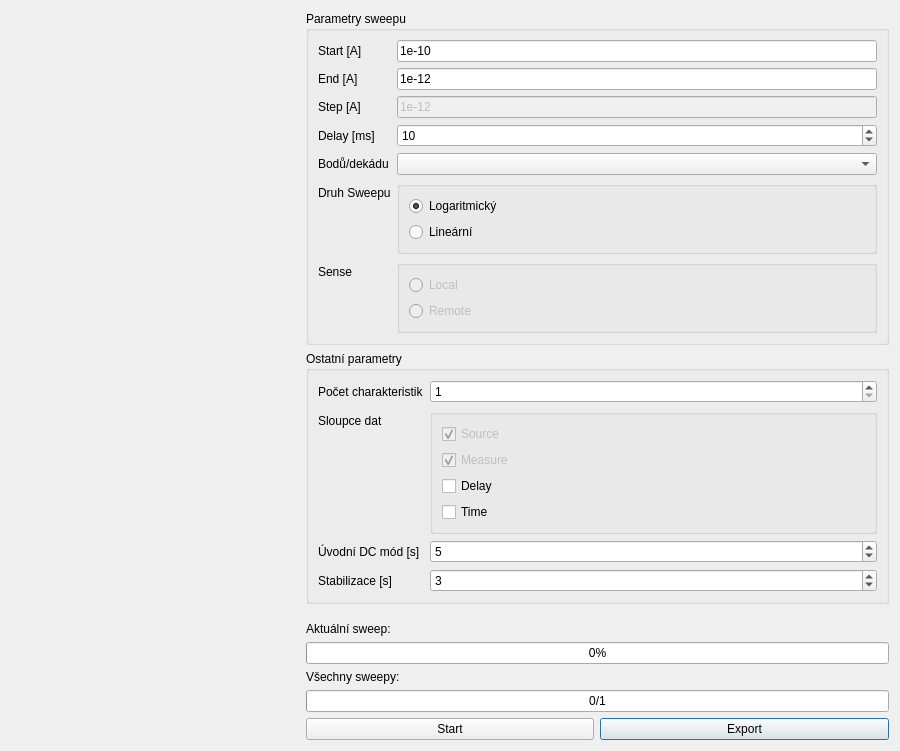
<?xml version="1.0" encoding="UTF-8"?>
<ui version="4.0">
 <class>sweepergui</class>
 <widget class="QDialog" name="sweepergui">
  <property name="geometry">
   <rect>
    <x>0</x>
    <y>0</y>
    <width>900</width>
    <height>650</height>
   </rect>
  </property>
  <property name="minimumSize">
   <size>
    <width>900</width>
    <height>0</height>
   </size>
  </property>
  <property name="windowTitle">
   <string>Sweeper</string>
  </property>
  <property name="windowIcon">
   <iconset>
    <normaloff>img/logo_crop.png</normaloff>img/logo_crop.png</iconset>
  </property>
  <layout class="QGridLayout" name="gridLayout">
   <item row="7" column="1" colspan="2">
    <widget class="QProgressBar" name="bigProgBar">
     <property name="maximum">
      <number>1</number>
     </property>
     <property name="value">
      <number>0</number>
     </property>
     <property name="format">
      <string>%v/%m</string>
     </property>
    </widget>
   </item>
   <item row="4" column="1">
    <widget class="QLabel" name="label_9">
     <property name="text">
      <string>Aktuální sweep:</string>
     </property>
    </widget>
   </item>
   <item row="8" column="2">
    <widget class="QPushButton" name="exportButton">
     <property name="text">
      <string>Export</string>
     </property>
    </widget>
   </item>
   <item row="0" column="0" rowspan="9">
    <widget class="QWidget" name="mplwindow" native="true">
     <property name="minimumSize">
      <size>
       <width>0</width>
       <height>0</height>
      </size>
     </property>
     <property name="baseSize">
      <size>
       <width>0</width>
       <height>0</height>
      </size>
     </property>
     <layout class="QVBoxLayout" name="mplvl"/>
    </widget>
   </item>
   <item row="0" column="1" colspan="2">
    <widget class="QGroupBox" name="groupBox_2">
     <property name="title">
      <string>Parametry sweepu</string>
     </property>
     <layout class="QFormLayout" name="formLayout_2">
      <item row="0" column="0">
       <widget class="QLabel" name="label_3">
        <property name="text">
         <string>Start [A]</string>
        </property>
       </widget>
      </item>
      <item row="0" column="1">
       <widget class="QLineEdit" name="startEdit">
        <property name="text">
         <string>1e-10</string>
        </property>
       </widget>
      </item>
      <item row="1" column="0">
       <widget class="QLabel" name="label_4">
        <property name="text">
         <string>End [A]</string>
        </property>
       </widget>
      </item>
      <item row="1" column="1">
       <widget class="QLineEdit" name="endEdit">
        <property name="text">
         <string>1e-12</string>
        </property>
       </widget>
      </item>
      <item row="2" column="0">
       <widget class="QLabel" name="label_11">
        <property name="text">
         <string>Step [A]</string>
        </property>
       </widget>
      </item>
      <item row="2" column="1">
       <widget class="QLineEdit" name="stepEdit">
        <property name="enabled">
         <bool>false</bool>
        </property>
        <property name="text">
         <string>1e-12</string>
        </property>
       </widget>
      </item>
      <item row="3" column="0">
       <widget class="QLabel" name="label_5">
        <property name="text">
         <string>Delay [ms]</string>
        </property>
       </widget>
      </item>
      <item row="3" column="1">
       <widget class="QSpinBox" name="delaySpinBox">
        <property name="maximum">
         <number>65000</number>
        </property>
        <property name="value">
         <number>10</number>
        </property>
       </widget>
      </item>
      <item row="4" column="0">
       <widget class="QLabel" name="label_6">
        <property name="text">
         <string>Bodů/dekádu</string>
        </property>
       </widget>
      </item>
      <item row="4" column="1">
       <widget class="QComboBox" name="decadeComboBox"/>
      </item>
      <item row="5" column="1">
       <widget class="QGroupBox" name="groupBox_4">
        <property name="title">
         <string/>
        </property>
        <layout class="QVBoxLayout" name="verticalLayout">
         <item>
          <widget class="QRadioButton" name="logRadioButton">
           <property name="text">
            <string>Logaritmický</string>
           </property>
           <property name="checked">
            <bool>true</bool>
           </property>
          </widget>
         </item>
         <item>
          <widget class="QRadioButton" name="linRadioButton">
           <property name="enabled">
            <bool>true</bool>
           </property>
           <property name="text">
            <string>Lineární</string>
           </property>
          </widget>
         </item>
        </layout>
       </widget>
      </item>
      <item row="5" column="0">
       <widget class="QLabel" name="label">
        <property name="text">
         <string>Druh Sweepu</string>
        </property>
       </widget>
      </item>
      <item row="6" column="0">
       <widget class="QLabel" name="label_12">
        <property name="text">
         <string>Sense</string>
        </property>
       </widget>
      </item>
      <item row="6" column="1">
       <widget class="QGroupBox" name="groupBox_5">
        <property name="title">
         <string/>
        </property>
        <layout class="QVBoxLayout" name="verticalLayout_3">
         <item>
          <widget class="QRadioButton" name="senseLocalRadioButton">
           <property name="enabled">
            <bool>false</bool>
           </property>
           <property name="text">
            <string>Local</string>
           </property>
          </widget>
         </item>
         <item>
          <widget class="QRadioButton" name="senseRemoteRadioButton">
           <property name="enabled">
            <bool>false</bool>
           </property>
           <property name="text">
            <string>Remote</string>
           </property>
          </widget>
         </item>
        </layout>
       </widget>
      </item>
     </layout>
    </widget>
   </item>
   <item row="1" column="1" colspan="2">
    <widget class="QGroupBox" name="groupBox">
     <property name="minimumSize">
      <size>
       <width>0</width>
       <height>0</height>
      </size>
     </property>
     <property name="title">
      <string>Ostatní parametry</string>
     </property>
     <layout class="QFormLayout" name="formLayout">
      <item row="0" column="0">
       <widget class="QLabel" name="label_2">
        <property name="text">
         <string>Počet charakteristik</string>
        </property>
       </widget>
      </item>
      <item row="0" column="1">
       <widget class="QSpinBox" name="pocetMereniBox">
        <property name="minimum">
         <number>1</number>
        </property>
        <property name="maximum">
         <number>9999</number>
        </property>
       </widget>
      </item>
      <item row="1" column="0">
       <widget class="QLabel" name="label_7">
        <property name="text">
         <string>Sloupce dat</string>
        </property>
       </widget>
      </item>
      <item row="1" column="1">
       <widget class="QGroupBox" name="groupBox_3">
        <property name="title">
         <string/>
        </property>
        <property name="flat">
         <bool>false</bool>
        </property>
        <layout class="QVBoxLayout" name="verticalLayout_2">
         <item>
          <widget class="QCheckBox" name="sourceCheckBox">
           <property name="enabled">
            <bool>false</bool>
           </property>
           <property name="text">
            <string>Source</string>
           </property>
           <property name="checkable">
            <bool>true</bool>
           </property>
           <property name="checked">
            <bool>true</bool>
           </property>
          </widget>
         </item>
         <item>
          <widget class="QCheckBox" name="measureCheckBox">
           <property name="enabled">
            <bool>false</bool>
           </property>
           <property name="text">
            <string>Measure</string>
           </property>
           <property name="checked">
            <bool>true</bool>
           </property>
          </widget>
         </item>
         <item>
          <widget class="QCheckBox" name="delayCheckBox">
           <property name="text">
            <string>Delay</string>
           </property>
          </widget>
         </item>
         <item>
          <widget class="QCheckBox" name="timeCheckBox">
           <property name="text">
            <string>Time</string>
           </property>
          </widget>
         </item>
        </layout>
       </widget>
      </item>
      <item row="2" column="0">
       <widget class="QLabel" name="label_8">
        <property name="text">
         <string>Úvodní DC mód [s]</string>
        </property>
       </widget>
      </item>
      <item row="2" column="1">
       <widget class="QSpinBox" name="stableSpinBox">
        <property name="maximum">
         <number>9999</number>
        </property>
        <property name="value">
         <number>5</number>
        </property>
       </widget>
      </item>
      <item row="3" column="1">
       <widget class="QSpinBox" name="sleepSpinBox">
        <property name="value">
         <number>3</number>
        </property>
       </widget>
      </item>
      <item row="3" column="0">
       <widget class="QLabel" name="label_13">
        <property name="text">
         <string>Stabilizace [s]</string>
        </property>
       </widget>
      </item>
     </layout>
    </widget>
   </item>
   <item row="5" column="1" colspan="2">
    <widget class="QProgressBar" name="littleProgBar">
     <property name="value">
      <number>0</number>
     </property>
    </widget>
   </item>
   <item row="8" column="1">
    <widget class="QPushButton" name="startBtn">
     <property name="text">
      <string>Start</string>
     </property>
    </widget>
   </item>
   <item row="6" column="1">
    <widget class="QLabel" name="label_10">
     <property name="text">
      <string>Všechny sweepy:</string>
     </property>
    </widget>
   </item>
  </layout>
 </widget>
 <resources/>
 <connections/>
</ui>
